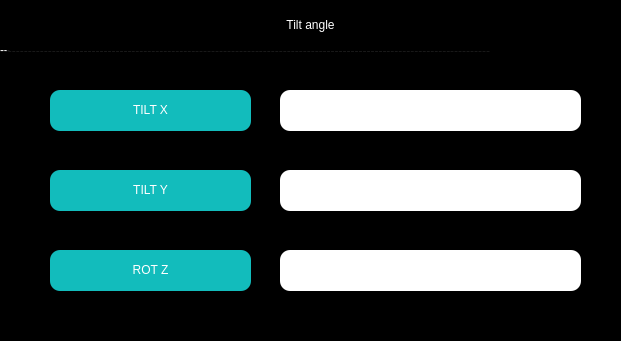
       <widget class="QWidget" name="widget_6" native="true">
        <property name="geometry">
         <rect>
          <x>40</x>
          <y>260</y>
          <width>621</width>
          <height>341</height>
         </rect>
        </property>
        <property name="styleSheet">
         <string notr="true">background-color: rgb(0, 0, 0);
border-radius: 10px;</string>
        </property>
        <widget class="QLabel" name="label_26">
         <property name="geometry">
          <rect>
           <x>0</x>
           <y>0</y>
           <width>621</width>
           <height>51</height>
          </rect>
         </property>
         <property name="styleSheet">
          <string notr="true">background-color: rgb(0, 0, 0);
color: rgb(255, 255, 255);
font: 57 14pt &quot;Engravers MT&quot;;
border-color: rgb(255, 255, 255);
border-width: 10px;</string>
         </property>
         <property name="text">
          <string>&lt;html&gt;&lt;head/&gt;&lt;body&gt;&lt;p align=&quot;center&quot;&gt;Tilt angle&lt;/p&gt;&lt;/body&gt;&lt;/html&gt;</string>
         </property>
        </widget>
        <widget class="QLabel" name="label_29">
         <property name="geometry">
          <rect>
           <x>50</x>
           <y>90</y>
           <width>201</width>
           <height>41</height>
          </rect>
         </property>
         <property name="autoFillBackground">
          <bool>false</bool>
         </property>
         <property name="styleSheet">
          <string notr="true">background-color: rgb(18, 188, 188);
color: rgb(255, 255, 255);
font: 8pt &quot;MS Shell Dlg 2&quot;;
border-radius: 10px;
alternate-background-color: rgb(255, 0, 127);</string>
         </property>
         <property name="frameShape">
          <enum>QFrame::NoFrame</enum>
         </property>
         <property name="text">
          <string>&lt;html&gt;&lt;head/&gt;&lt;body&gt;&lt;p align=&quot;center&quot;&gt;TILT X&lt;/p&gt;&lt;/body&gt;&lt;/html&gt;</string>
         </property>
        </widget>
        <widget class="QLabel" name="label_30">
         <property name="geometry">
          <rect>
           <x>0</x>
           <y>40</y>
           <width>631</width>
           <height>20</height>
          </rect>
         </property>
         <property name="styleSheet">
          <string notr="true">font: 22pt &quot;MS Shell Dlg 2&quot;;
color: rgb(255, 255, 255);</string>
         </property>
         <property name="text">
          <string>---------------------------------------------------------------------------------------------------------------------------</string>
         </property>
        </widget>
        <widget class="QLabel" name="label_31">
         <property name="geometry">
          <rect>
           <x>50</x>
           <y>250</y>
           <width>201</width>
           <height>41</height>
          </rect>
         </property>
         <property name="autoFillBackground">
          <bool>false</bool>
         </property>
         <property name="styleSheet">
          <string notr="true">background-color: rgb(18, 188, 188);
color: rgb(255, 255, 255);
font: 8pt &quot;MS Shell Dlg 2&quot;;
border-radius: 10px;</string>
         </property>
         <property name="frameShape">
          <enum>QFrame::NoFrame</enum>
         </property>
         <property name="text">
          <string>&lt;html&gt;&lt;head/&gt;&lt;body&gt;&lt;p align=&quot;center&quot;&gt;ROT Z&lt;/p&gt;&lt;/body&gt;&lt;/html&gt;</string>
         </property>
        </widget>
        <widget class="QLabel" name="label_32">
         <property name="geometry">
          <rect>
           <x>50</x>
           <y>170</y>
           <width>201</width>
           <height>41</height>
          </rect>
         </property>
         <property name="autoFillBackground">
          <bool>false</bool>
         </property>
         <property name="styleSheet">
          <string notr="true">background-color: rgb(18, 188, 188);
color: rgb(255, 255, 255);
font: 8pt &quot;MS Shell Dlg 2&quot;;
border-radius: 10px;</string>
         </property>
         <property name="frameShape">
          <enum>QFrame::NoFrame</enum>
         </property>
         <property name="text">
          <string>&lt;html&gt;&lt;head/&gt;&lt;body&gt;&lt;p align=&quot;center&quot;&gt;TILT Y&lt;/p&gt;&lt;/body&gt;&lt;/html&gt;</string>
         </property>
        </widget>
        <widget class="QTextBrowser" name="L_tiltX">
         <property name="geometry">
          <rect>
           <x>280</x>
           <y>90</y>
           <width>301</width>
           <height>41</height>
          </rect>
         </property>
         <property name="styleSheet">
          <string notr="true">background-color: rgb(255, 255, 255);
border-radius: 10px;</string>
         </property>
         <property name="verticalScrollBarPolicy">
          <enum>Qt::ScrollBarAlwaysOff</enum>
         </property>
        </widget>
        <widget class="QTextBrowser" name="L_tiltY">
         <property name="geometry">
          <rect>
           <x>280</x>
           <y>170</y>
           <width>301</width>
           <height>41</height>
          </rect>
         </property>
         <property name="styleSheet">
          <string notr="true">background-color: rgb(255, 255, 255);
border-radius: 10px;</string>
         </property>
         <property name="verticalScrollBarPolicy">
          <enum>Qt::ScrollBarAlwaysOff</enum>
         </property>
        </widget>
        <widget class="QTextBrowser" name="L_rotZ">
         <property name="geometry">
          <rect>
           <x>280</x>
           <y>250</y>
           <width>301</width>
           <height>41</height>
          </rect>
         </property>
         <property name="styleSheet">
          <string notr="true">background-color: rgb(255, 255, 255);
border-radius: 10px;</string>
         </property>
         <property name="verticalScrollBarPolicy">
          <enum>Qt::ScrollBarAlwaysOff</enum>
         </property>
        </widget>
        <zorder>label_29</zorder>
        <zorder>label_30</zorder>
        <zorder>label_31</zorder>
        <zorder>label_32</zorder>
        <zorder>L_tiltX</zorder>
        <zorder>label_26</zorder>
        <zorder>L_tiltY</zorder>
        <zorder>L_rotZ</zorder>
       </widget>
